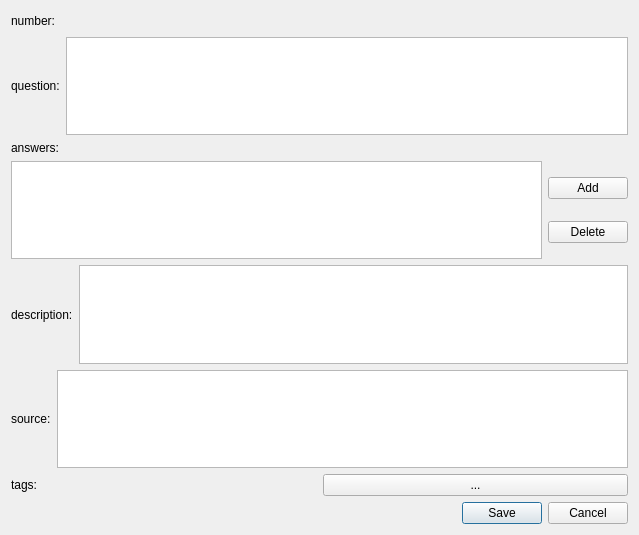
<?xml version="1.0" encoding="UTF-8"?>
<ui version="4.0">
 <class>EditableQuestionDialog</class>
 <widget class="QDialog" name="EditableQuestionDialog">
  <property name="geometry">
   <rect>
    <x>0</x>
    <y>0</y>
    <width>639</width>
    <height>535</height>
   </rect>
  </property>
  <property name="sizePolicy">
   <sizepolicy hsizetype="Preferred" vsizetype="Ignored">
    <horstretch>0</horstretch>
    <verstretch>0</verstretch>
   </sizepolicy>
  </property>
  <property name="windowTitle">
   <string>Dialog</string>
  </property>
  <layout class="QVBoxLayout" name="verticalLayout">
   <item>
    <layout class="QHBoxLayout" name="questionNumberHorizontalLayout">
     <item>
      <widget class="QLabel" name="label_2">
       <property name="text">
        <string>number: </string>
       </property>
      </widget>
     </item>
     <item>
      <widget class="QLabel" name="questionNumberLabel">
       <property name="text">
        <string/>
       </property>
      </widget>
     </item>
     <item>
      <spacer name="questionNumberHorizontalSpacer">
       <property name="orientation">
        <enum>Qt::Horizontal</enum>
       </property>
       <property name="sizeHint" stdset="0">
        <size>
         <width>40</width>
         <height>20</height>
        </size>
       </property>
      </spacer>
     </item>
    </layout>
   </item>
   <item>
    <layout class="QHBoxLayout" name="questionHorizontalLayout">
     <item>
      <widget class="QLabel" name="questionLabel">
       <property name="text">
        <string>question:</string>
       </property>
      </widget>
     </item>
     <item>
      <widget class="QTextEdit" name="questionTextEdit"/>
     </item>
    </layout>
   </item>
   <item>
    <layout class="QVBoxLayout" name="answersVerticalLayout">
     <item>
      <widget class="QLabel" name="answersLabel">
       <property name="text">
        <string>answers:</string>
       </property>
      </widget>
     </item>
     <item>
      <layout class="QHBoxLayout" name="answersHorizontalLayout">
       <item>
        <widget class="QListView" name="listView"/>
       </item>
       <item>
        <layout class="QVBoxLayout" name="answersButtonsVerticalLayout">
         <item>
          <widget class="QPushButton" name="addRowButton">
           <property name="text">
            <string>Add</string>
           </property>
          </widget>
         </item>
         <item>
          <widget class="QPushButton" name="deleteRowButton">
           <property name="text">
            <string>Delete</string>
           </property>
          </widget>
         </item>
        </layout>
       </item>
      </layout>
     </item>
    </layout>
   </item>
   <item>
    <layout class="QHBoxLayout" name="descriptionHorizontalLayout">
     <item>
      <widget class="QLabel" name="descriptionLabel">
       <property name="text">
        <string>description:</string>
       </property>
      </widget>
     </item>
     <item>
      <widget class="QTextEdit" name="descriptionTextEdit">
       <property name="html">
        <string>&lt;!DOCTYPE HTML PUBLIC &quot;-//W3C//DTD HTML 4.0//EN&quot; &quot;http://www.w3.org/TR/REC-html40/strict.dtd&quot;&gt;
&lt;html&gt;&lt;head&gt;&lt;meta name=&quot;qrichtext&quot; content=&quot;1&quot; /&gt;&lt;style type=&quot;text/css&quot;&gt;
p, li { white-space: pre-wrap; }
&lt;/style&gt;&lt;/head&gt;&lt;body style=&quot; font-family:'Sans'; font-size:10pt; font-weight:400; font-style:normal;&quot;&gt;
&lt;p style=&quot;-qt-paragraph-type:empty; margin-top:0px; margin-bottom:0px; margin-left:0px; margin-right:0px; -qt-block-indent:0; text-indent:0px; font-family:'MS Shell Dlg 2'; font-size:7.8pt;&quot;&gt;&lt;br /&gt;&lt;/p&gt;&lt;/body&gt;&lt;/html&gt;</string>
       </property>
      </widget>
     </item>
    </layout>
   </item>
   <item>
    <layout class="QHBoxLayout" name="sourceHorizontalLayout">
     <item>
      <widget class="QLabel" name="label">
       <property name="text">
        <string>source:</string>
       </property>
      </widget>
     </item>
     <item>
      <widget class="QTextEdit" name="sourceTextEdit"/>
     </item>
    </layout>
   </item>
   <item>
    <layout class="QHBoxLayout" name="tagsHorizontalLayout">
     <item>
      <widget class="QLabel" name="tagsLabel">
       <property name="text">
        <string>tags:</string>
       </property>
      </widget>
     </item>
     <item>
      <widget class="QPushButton" name="tagsPushButton">
       <property name="text">
        <string>...</string>
       </property>
      </widget>
     </item>
    </layout>
   </item>
   <item>
    <widget class="QDialogButtonBox" name="buttonBox">
     <property name="sizePolicy">
      <sizepolicy hsizetype="Expanding" vsizetype="Maximum">
       <horstretch>0</horstretch>
       <verstretch>0</verstretch>
      </sizepolicy>
     </property>
     <property name="orientation">
      <enum>Qt::Horizontal</enum>
     </property>
     <property name="standardButtons">
      <set>QDialogButtonBox::Cancel|QDialogButtonBox::Save</set>
     </property>
    </widget>
   </item>
  </layout>
 </widget>
 <resources/>
 <connections>
  <connection>
   <sender>buttonBox</sender>
   <signal>rejected()</signal>
   <receiver>EditableQuestionDialog</receiver>
   <slot>reject()</slot>
   <hints>
    <hint type="sourcelabel">
     <x>308</x>
     <y>523</y>
    </hint>
    <hint type="destinationlabel">
     <x>286</x>
     <y>274</y>
    </hint>
   </hints>
  </connection>
  <connection>
   <sender>buttonBox</sender>
   <signal>accepted()</signal>
   <receiver>EditableQuestionDialog</receiver>
   <slot>accept()</slot>
   <hints>
    <hint type="sourcelabel">
     <x>240</x>
     <y>523</y>
    </hint>
    <hint type="destinationlabel">
     <x>157</x>
     <y>274</y>
    </hint>
   </hints>
  </connection>
  <connection>
   <sender>deleteRowButton</sender>
   <signal>clicked()</signal>
   <receiver>EditableQuestionDialog</receiver>
   <slot>removeAnswersListRows()</slot>
   <hints>
    <hint type="sourcelabel">
     <x>624</x>
     <y>239</y>
    </hint>
    <hint type="destinationlabel">
     <x>552</x>
     <y>165</y>
    </hint>
   </hints>
  </connection>
  <connection>
   <sender>deleteRowButton</sender>
   <signal>clicked()</signal>
   <receiver>listView</receiver>
   <slot>doItemsLayout()</slot>
   <hints>
    <hint type="sourcelabel">
     <x>624</x>
     <y>239</y>
    </hint>
    <hint type="destinationlabel">
     <x>380</x>
     <y>185</y>
    </hint>
   </hints>
  </connection>
  <connection>
   <sender>addRowButton</sender>
   <signal>clicked()</signal>
   <receiver>EditableQuestionDialog</receiver>
   <slot>addAnswersListRows()</slot>
   <hints>
    <hint type="sourcelabel">
     <x>624</x>
     <y>192</y>
    </hint>
    <hint type="destinationlabel">
     <x>638</x>
     <y>155</y>
    </hint>
   </hints>
  </connection>
  <connection>
   <sender>addRowButton</sender>
   <signal>clicked()</signal>
   <receiver>listView</receiver>
   <slot>doItemsLayout()</slot>
   <hints>
    <hint type="sourcelabel">
     <x>624</x>
     <y>192</y>
    </hint>
    <hint type="destinationlabel">
     <x>401</x>
     <y>257</y>
    </hint>
   </hints>
  </connection>
 </connections>
 <slots>
  <slot>addQuestionToDb()</slot>
  <slot>removeAnswersListRows()</slot>
  <slot>addAnswersListRows()</slot>
 </slots>
</ui>
